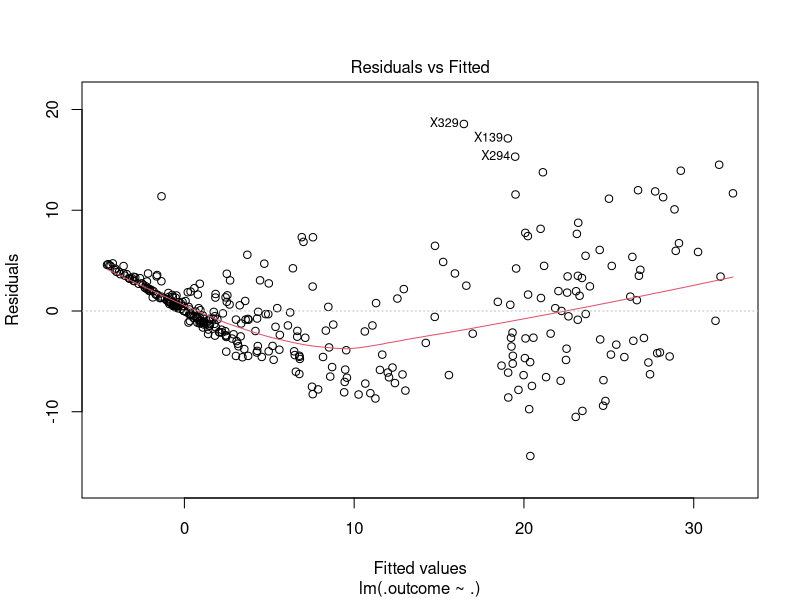
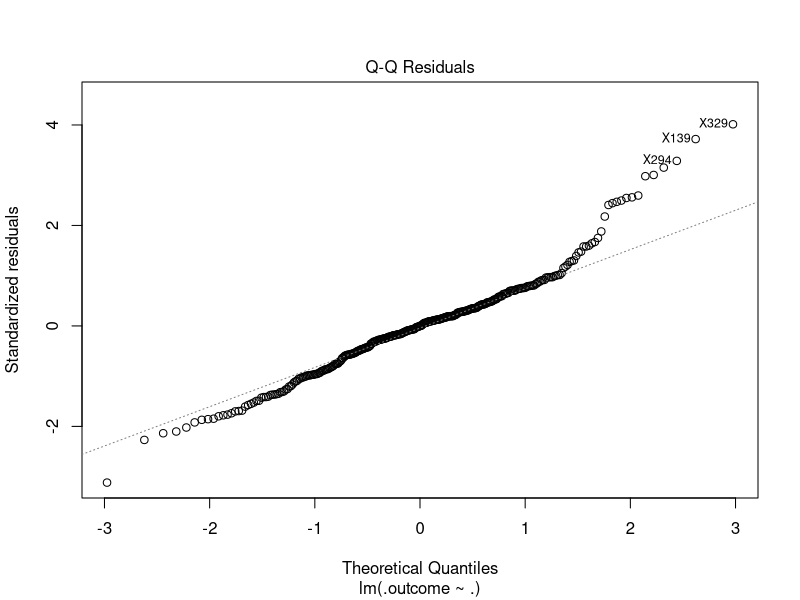
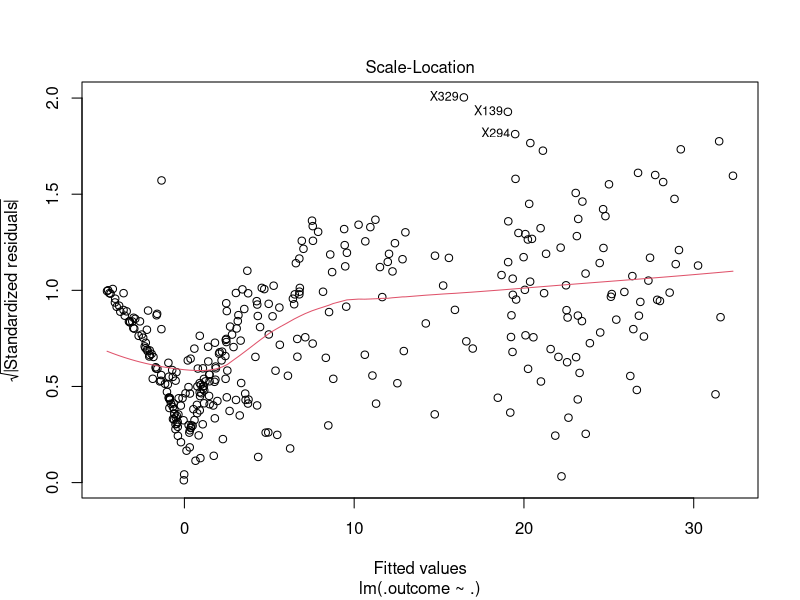
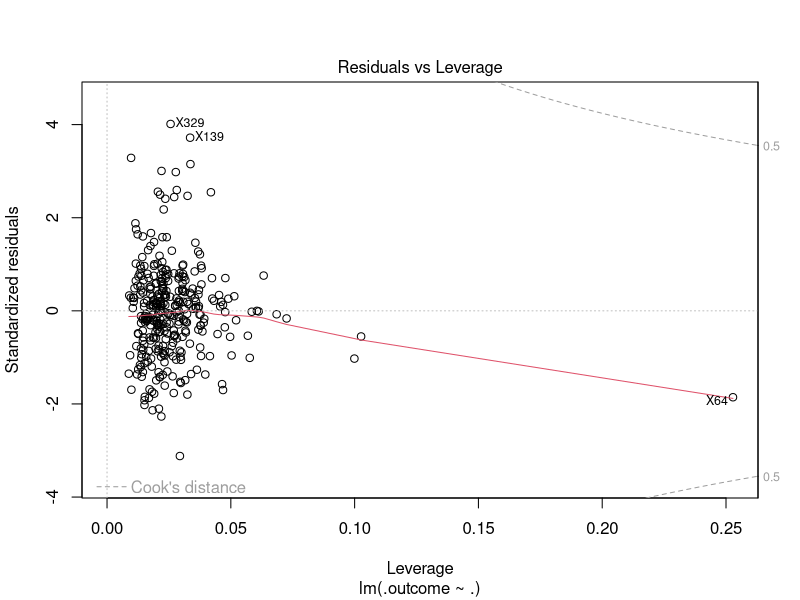
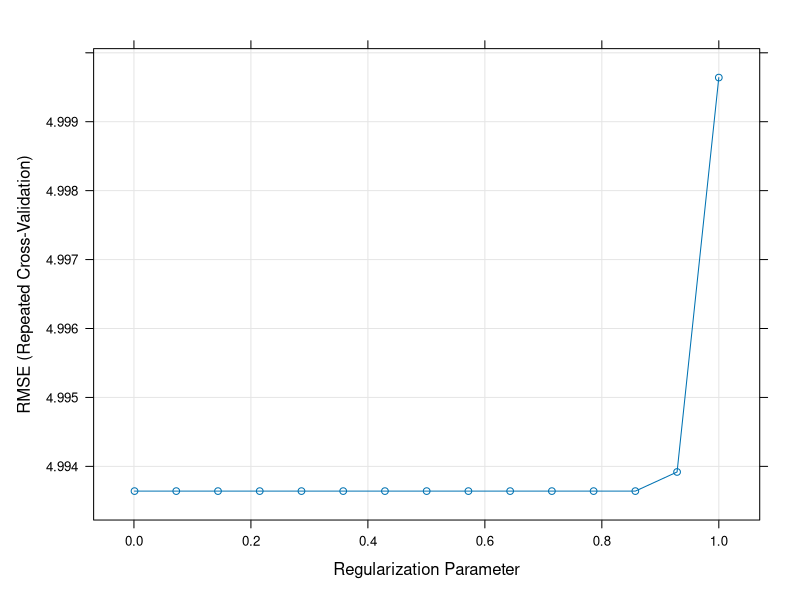
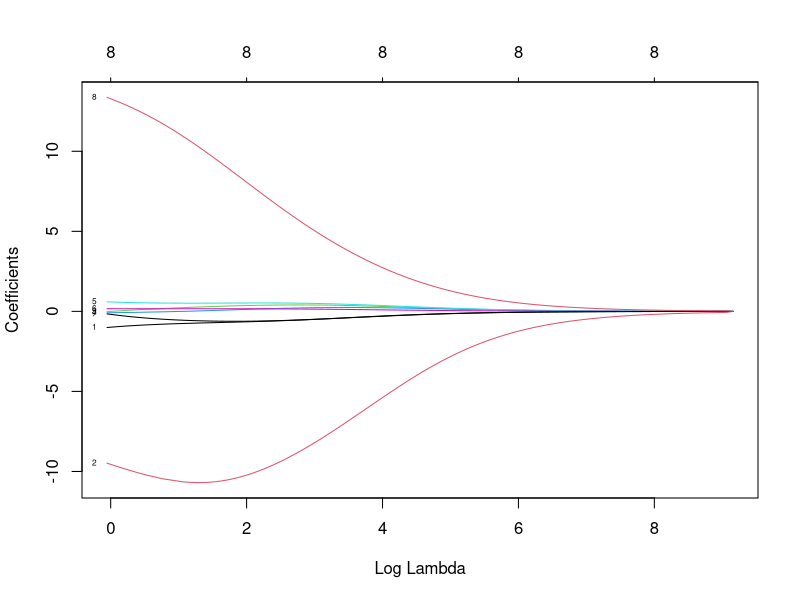
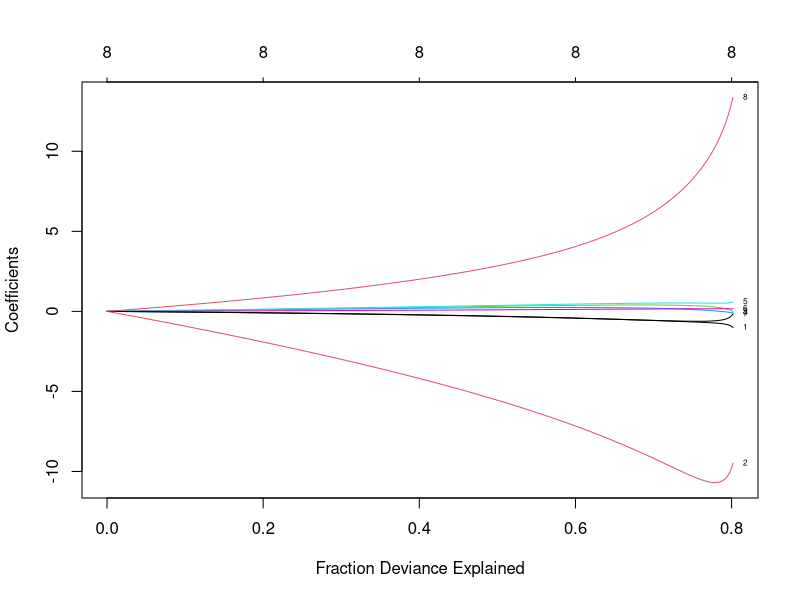
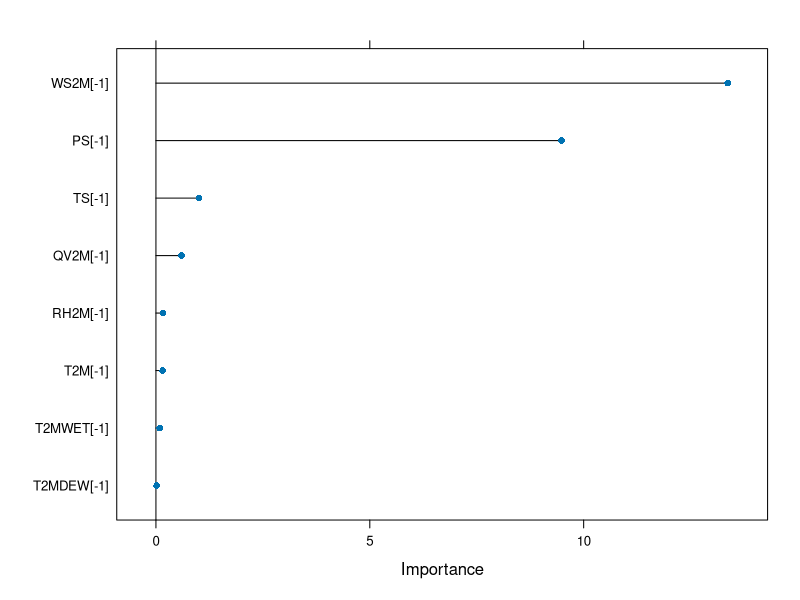

Reproduce these figures in R, in order.
data=read.csv("DataCorr.csv",header=T)
d=data[,2:10]

#install.packages("caret")   #Need to install lava and stringi packages along with caret    
#install.packages("mlbench")
#install.packages("glmnet")
library(caret)
library(mlbench)
library(psych)
library(glmnet)
library(MASS)

attach(d)
y=d$PRECTOTCORR[-1]           #PRECTOTCORR
x1=d$TS[-1]                   #TS
x2=d$PS[-1]                   #PS
x3=d$T2MDEW[-1]               #T2MDEW
x4=d$T2MWET[-1]               #T2MWET
x5=d$QV2M[-1]                 #QV2M
x6=d$RH2M[-1]                 #RH2M
x7=d$T2M[-1]                  #T2M
x8=d$WS2M[-1]                  #WS2M
x=cbind(x1,x2,x3,x4,x5,x6,x7,x8)

ind=sample(2,nrow(d),replace=TRUE,prob=c(0.7,0.3))
train=d[ind==1,]
nrow(train)
test=d[ind==2,]
ytrain=train$PRECTOTCORR
custom=trainControl(method="repeatedcv",number=10,repeats=5,verboseIter=T)
lm=train(PRECTOTCORR[-1]~TS[-1]+PS[-1]+T2MDEW[-1]+T2MWET[-1]+QV2M[-1]+RH2M[-1]+T2M[-1]+WS2M[-1],train,method="lm",trControl=custom,na.rm=TRUE)
lm$results
lm
summary(lm)
ft=fitted(lm)
plot(lm$finalModel)


# Ridge regression
ridge=train(PRECTOTCORR[-1]~TS[-1]+PS[-1]+T2MDEW[-1]+T2MWET[-1]+QV2M[-1]+RH2M[-1]+T2M[-1]+WS2M[-1],train,method="glmnet",tuneGrid=expand.grid(alpha=0,lambda=seq(0.001,1,length=15)),trControl=custom)
plot(ridge)
ridge
plot(ridge$finalModel,xvar="lambda",label=T)
plot(ridge$finalModel,xvar="dev",label=T)
plot(varImp(ridge,scale=F))

# Lasso regression
lasso=train(PRECTOTCORR[-1]~TS[-1]+PS[-1]+T2MDEW[-1]+T2MWET[-1]+QV2M[-1]+RH2M[-1]+T2M[-1]+WS2M[-1],train,method="glmnet",tuneGrid=expand.grid(alpha=1,lambda=seq(0.001,1,length=10)),trControl=custom)
plot(lasso)
lasso
plot(lasso$finalModel,xvar="lambda",label=T)
plot(lasso$finalModel,xvar="dev",label=T)
plot(varImp(lasso,scale=F))

#Elastic net regression
ELN=train(PRECTOTCORR[-1]~TS[-1]+PS[-1]+T2MDEW[-1]+T2MWET[-1]+QV2M[-1]+RH2M[-1]+T2M[-1]+WS2M[-1],train,method="glmnet",tuneGrid=expand.grid(alpha=seq(0,1,length=15),lambda=seq(0.001,1,length=10)),trControl=custom)
plot(ELN)
ELN
plot(ELN$finalModel,xvar="lambda",label=T)
plot(ELN$finalModel,xvar="dev",label=T)
plot(varImp(ELN,scale=F))




